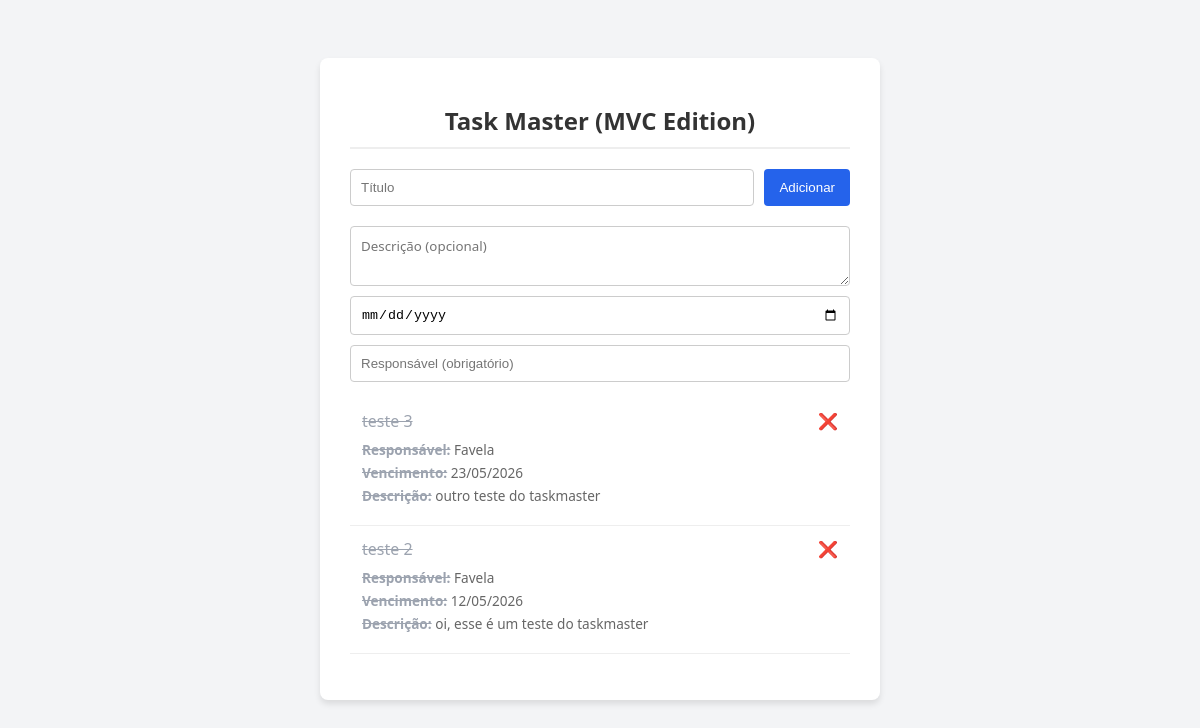
The page / on the database its author committed.
### tables this page shows
CREATE TABLE tasks (
    id INTEGER PRIMARY KEY AUTOINCREMENT,
    title TEXT NOT NULL,
    done INTEGER DEFAULT 0
, description TEXT, due_date TEXT DEFAULT '2026-05-13', responsible TEXT DEFAULT 'Sem responsável');

### src/Controller/TaskController.php (called while the page is built, shortened)
<?php
class TaskController {
    private $model;
    public function __construct(PDO $pdo) {
        $this->model = new Task($pdo);
    }
    public function index($error = null) {
        $tasks = $this->model->getAll();
        require __DIR__ . '/../View/List.php';
    }
}
?>

### src/Model/Task.php (called while the page is built, shortened)
<?php
class Task {
    private $pdo;
    public function __construct(PDO $pdo) {
        $this->pdo = $pdo;
    }
    public function getAll() {
        $stmt = $this->pdo->query("SELECT * FROM tasks ORDER BY id DESC");
        return $stmt->fetchAll(PDO::FETCH_ASSOC);
    }
}
?>

### src/View/List.php (the view, shortened to what this page needs)
<!DOCTYPE html>
<html lang="pt-BR">
<head>
</head>
<body>
<div class="container">
    <h1>Task Master (MVC Edition)</h1>
    <form method="POST" action="index.php?action=create">
        <div class="form-group">
            <input type="text" name="title" placeholder="Título" required>
            <button type="submit">Adicionar</button>
        </div>
        <div class="form-fields">
            <textarea name="description" placeholder="Descrição (opcional)"></textarea>
            <input type="date" name="due_date" required>
            <input type="text" name="responsible" placeholder="Responsável (obrigatório)" required>
        </div>
    </form>
    <ul>
        <?php foreach ($tasks as $task): ?>
            <li class="<?php echo $task['done'] ? 'done' : ''; ?>">
                <div class="task-header">
                    <span><?php echo htmlspecialchars($task['title']); ?></span>
                    <div class="actions">
                        <a href="index.php?action=delete&id=<?php echo $task['id']; ?>" onclick="return confirm('Tem certeza que deseja excluir esta tarefa?');" title="Excluir">❌</a>
                    </div>
                </div>
                <div class="task-details">
                    <p><span class="detail-label">Responsável:</span> <?php echo htmlspecialchars($task['responsible']); ?></p>
                    <p><span class="detail-label">Vencimento:</span> <?php echo date('d/m/Y', strtotime($task['due_date'])); ?></p>
                    <?php if (!empty($task['description'])): ?>
                        <p><span class="detail-label">Descrição:</span> <?php echo htmlspecialchars($task['description']); ?></p>
                    <?php endif; ?>
                </div>
            </li>
        <?php endforeach; ?>
    </ul>
</div>
</body>
</html>

### src/View/List.php (style rules this page uses)
body { font-family: 'Segoe UI', Tahoma, Geneva, Verdana, sans-serif; background-color: #f3f4f6; color: #333; display: flex; justify-content: center; padding-top: 50px; }
.container { background: #fff; padding: 30px; border-radius: 8px; box-shadow: 0 4px 6px rgba(0,0,0,0.1); width: 100%; max-width: 500px; }
h1 { font-size: 1.5rem; text-align: center; border-bottom: 2px solid #eee; padding-bottom: 10px; }
.form-group { display: flex; gap: 10px; margin-top: 20px; margin-bottom: 20px; }
input[type="text"], input[type="date"], textarea { flex: 1; padding: 10px; border: 1px solid #ccc; border-radius: 4px; }
.form-fields { display: grid; gap: 10px; margin-top: 10px; }
.form-fields input, .form-fields textarea { width: 100%; box-sizing: border-box; }
textarea { resize: vertical; min-height: 60px; font-family: 'Segoe UI', Tahoma, Geneva, Verdana, sans-serif; }
button { background: #2563eb; color: white; border: none; padding: 10px 15px; border-radius: 4px; cursor: pointer; }
ul { list-style: none; padding: 0; }
li { padding: 12px; border-bottom: 1px solid #eee; }
.task-header { display: flex; justify-content: space-between; align-items: center; margin-bottom: 8px; }
.task-details { font-size: 0.85rem; color: #666; margin-bottom: 8px; }
.task-details p { margin: 4px 0; }
.detail-label { font-weight: bold; }
li.done span { text-decoration: line-through; color: #9ca3af; }
.actions a { text-decoration: none; margin-left: 10px; cursor: pointer; }

### rows shown on the page
tasks: title "teste 3", responsible "Favela", due_date "23/05/2026", description "outro teste do taskmaster"
tasks: title "teste 2", responsible "Favela", due_date "12/05/2026", description "oi, esse é um teste do taskmaster"
